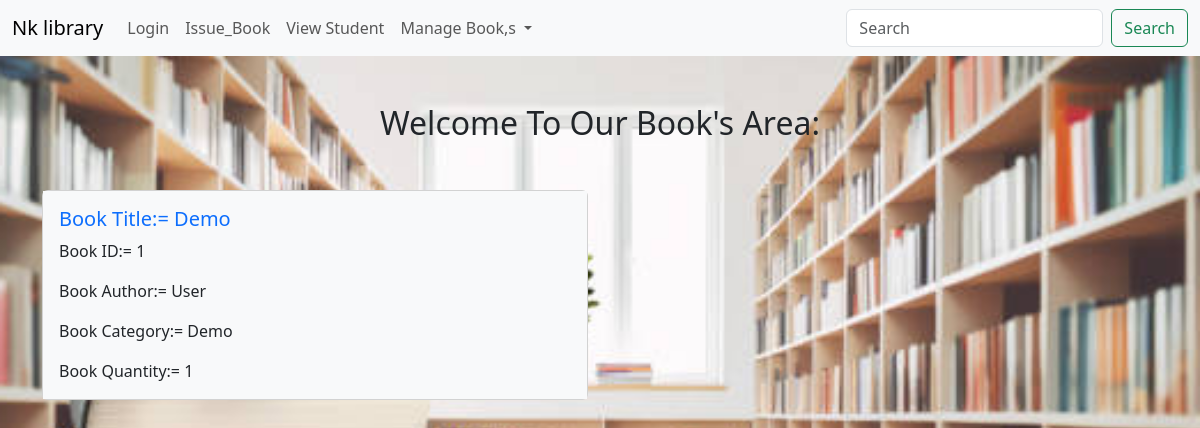
Before: /view with the older database file.
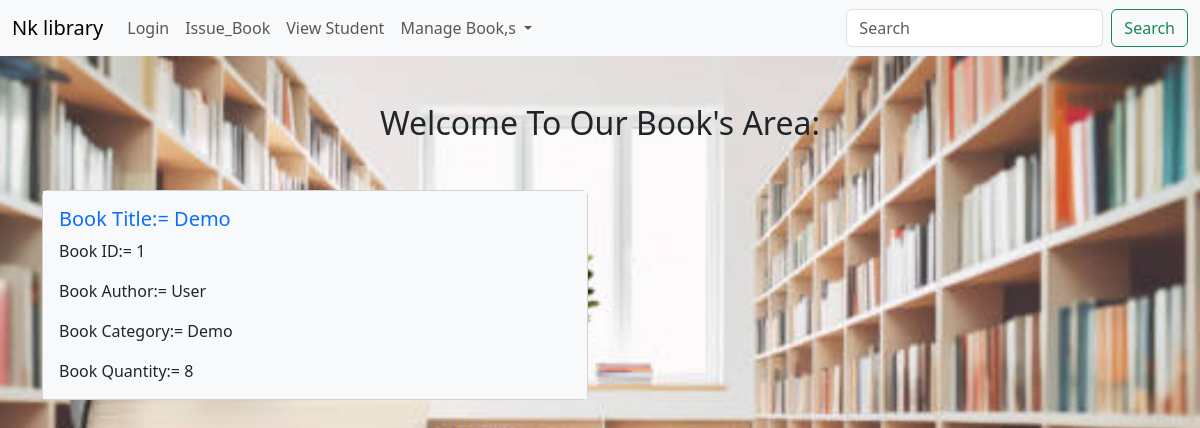
After: the same page with the newer database file.
### library.py (models this page shows, shortened)
class Book(db.Model):
   __tablename__="book"
   id=db.Column(db.Integer, primary_key=True)
   Title=db.Column(db.String(50),nullable=False)
   Category=db.Column(db.String(50),nullable=False)
   Author=db.Column(db.String(50),nullable=False)
   Quantity=db.Column(db.Integer)
   issues= db.relationship('IssueBook', backref='user', lazy=True)

### library.py (the view)
@library.route("/view", methods=["GET","POST"])
def view_book():
   books=Book.query.all()
   return render_template("view.html",books=books)

### templates/view.html
{% extends "base.html" %}
{% block content %}
<div class="container ">
    <h2 class="text-center my-5">
        Welcome To Our Book's Area:
    </h2>
   <div class="row">
    {% for book in books %}
  <div class="col-sm-6 mb-3 mb-sm-0">
    <div class="card">
      <div class="card-body bg-light">
        <h5 class="card-title text-primary">Book Title:= {{book.Title}}</h5>
        <p class="card-text">Book ID:= {{book.id}}</p>
        <p class="card-text">Book Author:= {{book.Author}}</p>
        <p class="card-text">Book Category:= {{book.Category}}</p>
        <p class="card-text">Book Quantity:= {{book.Quantity}}</p>
      </div>
    </div>
  </div>
  {% endfor %}
{% endblock %}

Changed rows visible on the page:
changed Book "Demo": Quantity "1" → "8"
